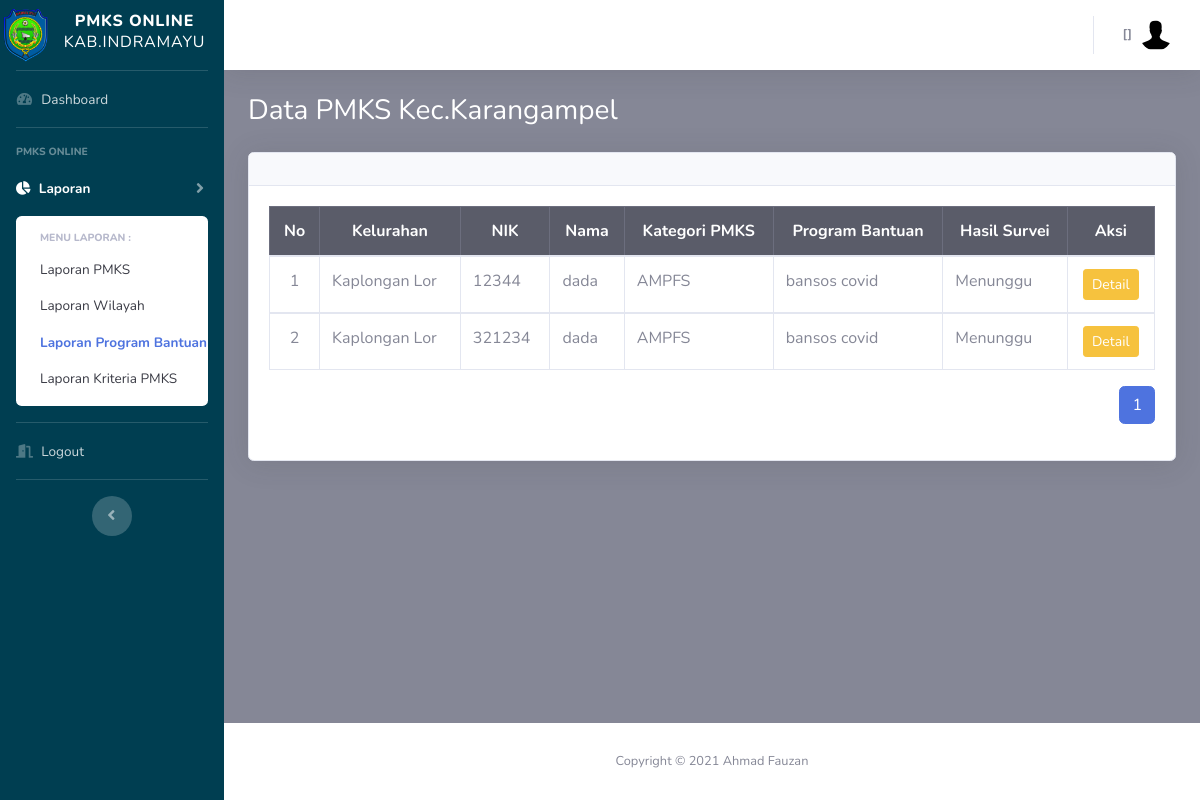
Page /pimpinan/laporan_krt_kec.php?id=2 on the committed database.
### tables this page shows
CREATE TABLE `desa` (
  `id_desa` int(10) NOT NULL,
  `nm_desa` varchar(25) NOT NULL,
  `id_kec` int(11) NOT NULL,
  `is_delete` int(11) NOT NULL,
  `row_edit` int(11) NOT NULL,
  `creator` int(11) NOT NULL,
  `time_input` datetime NOT NULL DEFAULT CURRENT_TIMESTAMP
);

CREATE TABLE `kecamatan` (
  `id_kec` int(11) NOT NULL,
  `nm_kec` varchar(20) NOT NULL,
  `is_delete` int(11) NOT NULL,
  `row_edit` int(11) NOT NULL,
  `creator` int(11) NOT NULL,
  `time_input` datetime NOT NULL DEFAULT CURRENT_TIMESTAMP
);

CREATE TABLE `pmks` (
  `id_pmks` int(11) NOT NULL,
  `id_kk` int(11) NOT NULL,
  `id_kec` int(11) NOT NULL,
  `id_desa` int(11) NOT NULL,
  `id_kat_pmks` int(11) NOT NULL,
  `id_program` int(11) NOT NULL,
  `hsl_survei` varchar(50) NOT NULL,
  `nik_pmks` varchar(50) NOT NULL,
  `nm_pmks` varchar(50) NOT NULL,
  `tgl_lhr_pmks` date NOT NULL,
  `hubungan` varchar(25) NOT NULL,
  `jns_klm_pmks` varchar(25) NOT NULL,
  `nm_ibu_pmks` varchar(50) NOT NULL,
  `pendidikan_pmks` varchar(50) NOT NULL,
  `is_delete` int(11) NOT NULL,
  `row_edit` int(11) NOT NULL,
  `creator` int(11) NOT NULL,
  `time_input` datetime NOT NULL DEFAULT CURRENT_TIMESTAMP
);

CREATE TABLE `kat_pmks` (
  `id_kat_pmks` int(10) NOT NULL,
  `nm_kat` varchar(25) NOT NULL,
  `is_delete` int(11) NOT NULL,
  `row_edit` int(11) NOT NULL,
  `creator` int(11) NOT NULL,
  `time_input` datetime NOT NULL DEFAULT CURRENT_TIMESTAMP
);

CREATE TABLE `program_bantuan` (
  `id_program` int(10) NOT NULL,
  `nm_program` varchar(25) NOT NULL,
  `is_delete` int(11) NOT NULL,
  `row_edit` int(11) NOT NULL,
  `creator` int(11) NOT NULL,
  `time_input` datetime NOT NULL DEFAULT CURRENT_TIMESTAMP
);

### config.php (called while the page is built, shortened)
<?php
	$database = 'pmks';
?>

### functions.php (called while the page is built, shortened)
<?php
function query($query)
{
	include('config.php');
	$result = mysqli_query($koneksi, $query);
	$rows = [];
	while ($row = mysqli_fetch_assoc($result)) {
		$rows[] = $row;
	}
	return $rows;
}

### pimpinan/laporan_krt_kec.php (the view, shortened to what this page needs)
<?php
  include('templetes/sidebar.php');
  include('templetes/topbar.php');
  require_once "../functions.php";
$id=$_GET['id'];
$jml_DataHalaman = 5;
$jml_responden = count(query("SELECT a.*, b.*,c.*,d.*,f.*,g.*,h.id_kec,
                               h.nm_kec AS nm_kec_kk,i.id_desa,i.nm_desa AS nm_desa_kk FROM pmks a
                               INNER JOIN kat_pmks b USING (id_kat_pmks)
                               INNER JOIN program_bantuan c USING (id_program)
                               INNER JOIN kk d USING (id_kk)
                               INNER JOIN Kecamatan f ON a.id_kec = f.id_kec
                               INNER JOIN desa g ON a.id_desa = g.id_desa
                               INNER JOIN Kecamatan h ON d.id_kec = h.id_kec
                               INNER JOIN desa i ON d.id_desa = i.id_desa
                               WHERE a.is_delete = 1 AND d.is_delete = 1 AND a.id_kec=$id ORDER BY nm_kec ASC, nm_desa ASC"));
$jml_Halaman = ceil($jml_responden / $jml_DataHalaman);
$pageAktif = (isset($_GET["page"]) ) ? $_GET["page"] : 1;
$awaldata = ( $jml_DataHalaman * $pageAktif ) - $jml_DataHalaman;
$pmks=query("SELECT a.*, b.*,c.*,d.*,f.*,g.*,h.id_kec,h.nm_kec AS nm_kec_kk,i.id_desa,i.nm_desa AS nm_desa_kk FROM pmks a
                               INNER JOIN kat_pmks b USING (id_kat_pmks)
                               INNER JOIN program_bantuan c USING (id_program)
                               INNER JOIN kk d USING (id_kk)
                               INNER JOIN Kecamatan f ON a.id_kec = f.id_kec
                               INNER JOIN desa g ON a.id_desa = g.id_desa
                               INNER JOIN Kecamatan h ON d.id_kec = h.id_kec
                               INNER JOIN desa i ON d.id_desa = i.id_desa
                               WHERE a.is_delete = 1 AND d.is_delete = 1 AND a.id_kec=$id ORDER BY nm_kec ASC, nm_desa ASC LIMIT $awaldata, $jml_DataHalaman");
$pmksx=query("SELECT a.*,b.id_kec,b.nm_kec,b.is_delete FROM desa a
              INNER JOIN kecamatan b USING (id_kec) WHERE a.is_delete=1 AND b.is_delete=1 AND a.id_kec=$id")[0];
?>
        <div class="container-fluid">
          <h1 class="h3 mb-4 text-judul">Data PMKS Kec.<?=$pmksx['nm_kec'] ?></h1>
              <div class="card shadow mb-2">
                <div class="card-header py-3">
                </div>
                <div class="card-body">
                <div class="table-responsive">
                <table class="table table-bordered" width="100%" cellspacing="0">
                  <thead class="table-dark">
                    <tr>
                      <th class="text-center">No</th>
                      <th class="text-center">Kelurahan</th>
                      <th class="text-center">NIK</th>
                      <th class="text-center">Nama</th>
                      <th class="text-center">Kategori PMKS</th>
                      <th class="text-center">Program Bantuan</th>
                      <th class="text-center">Hasil Survei</th>
                      <th class="text-center">Aksi</th>
                    </tr>
                  </thead>
                  <?php $i=$awaldata+1; ?>
                  <?php foreach ($pmks as $row):?>
                    <tbody>
                      <tr>
                        <td class="text-center"><?=$i;?></td>
                        <td class="text-left"><?=$row['nm_desa'];?></td>
                        <td class="text-left"><?=$row['nik_pmks'];?></td>
                        <td class="text-left"><?=$row['nm_pmks'];?></td>
                        <td class="text-left"><?=$row['nm_kat'];?></td>
                        <td class="text-left"><?=$row['nm_program'];?></td>
                        <td class="text-left"><?=$row['hsl_survei'];?></td>
                        <td class="text-center">
                         <a href="pmks_laporan.php?id=<?=$row['id_pmks'] ?>" class="btn btn-warning btn-sm">Detail</a>
                        </td>
                      </tr>
                      <?php $i++;?>
                    <?php endforeach; ?>
                  </tbody>
                </table>
                <nav aria-label="Page navigation example">
                  <ul class="pagination float-right">
                    <?php for ($i=1; $i <= $jml_Halaman; $i++) : ?>
                      <?php if ($i == $pageAktif) : ?>
                        <li class="page-item active"><a class="page-link" href="?page=<?=$i; ?>"><?=$i; ?></a></li>
                        <?php else : ?>
                          <li class="page-item"><a class="page-link" href="?page=<?=$i; ?>"><?=$i; ?></a></li>
                        <?php endif; ?>
                      <?php endfor; ?>
                    </ul>
                  </nav>
                </div>
              </div>
            </div>
        </div>
      </div>
<?php include('templetes/footer.php');?>

### pimpinan/templetes/sidebar.php (style rules this page uses)
.text-judul { color: #ffffff; }

### rows in the picture
desa: id_kec.nm_kec "Karangampel"
pmks: id_desa.nm_desa "Kaplongan Lor", nik_pmks "12344", nm_pmks "dada", id_kat_pmks.nm_kat "AMPFS", id_program.nm_program "bansos covid", hsl_survei "Menunggu"
pmks: id_desa.nm_desa "Kaplongan Lor", nik_pmks "321234", nm_pmks "dada", id_kat_pmks.nm_kat "AMPFS", id_program.nm_program "bansos covid", hsl_survei "Menunggu"
